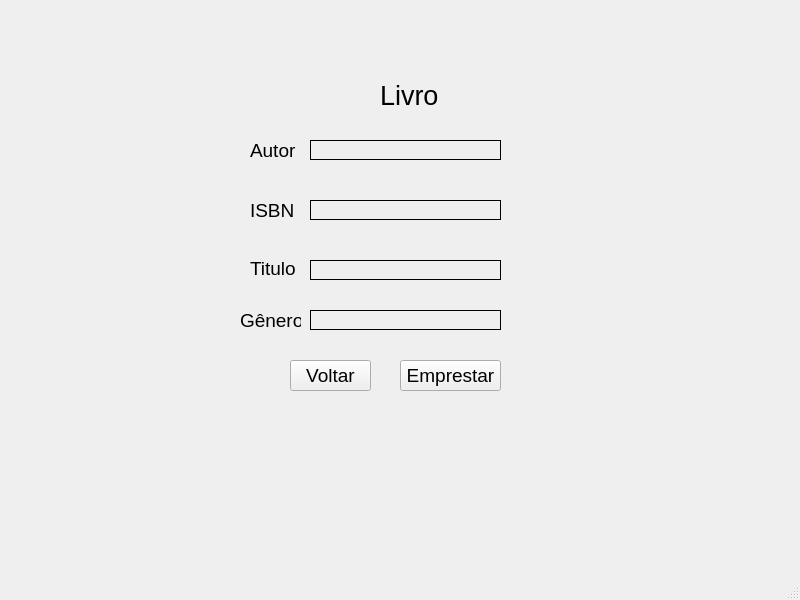
<?xml version="1.0" encoding="UTF-8"?>
<ui version="4.0">
 <class>TelaLivro</class>
 <widget class="QMainWindow" name="TelaLivro">
  <property name="geometry">
   <rect>
    <x>0</x>
    <y>0</y>
    <width>800</width>
    <height>600</height>
   </rect>
  </property>
  <property name="font">
   <font>
    <pointsize>10</pointsize>
   </font>
  </property>
  <property name="windowTitle">
   <string>MainWindow</string>
  </property>
  <property name="styleSheet">
   <string notr="true"/>
  </property>
  <widget class="QWidget" name="centralwidget">
   <property name="font">
    <font>
     <pointsize>14</pointsize>
    </font>
   </property>
   <widget class="QLabel" name="labelLivroTitulo">
    <property name="geometry">
     <rect>
      <x>380</x>
      <y>80</y>
      <width>61</width>
      <height>31</height>
     </rect>
    </property>
    <property name="font">
     <font>
      <pointsize>20</pointsize>
     </font>
    </property>
    <property name="text">
     <string>Livro</string>
    </property>
   </widget>
   <widget class="QLabel" name="label_autor">
    <property name="geometry">
     <rect>
      <x>250</x>
      <y>140</y>
      <width>51</width>
      <height>20</height>
     </rect>
    </property>
    <property name="font">
     <font>
      <pointsize>14</pointsize>
     </font>
    </property>
    <property name="text">
     <string>Autor</string>
    </property>
   </widget>
   <widget class="QLabel" name="label_isbn">
    <property name="geometry">
     <rect>
      <x>250</x>
      <y>200</y>
      <width>47</width>
      <height>20</height>
     </rect>
    </property>
    <property name="font">
     <font>
      <family>Segoe UI</family>
      <pointsize>14</pointsize>
     </font>
    </property>
    <property name="text">
     <string>ISBN</string>
    </property>
   </widget>
   <widget class="QLabel" name="label_titulo">
    <property name="geometry">
     <rect>
      <x>250</x>
      <y>260</y>
      <width>51</width>
      <height>16</height>
     </rect>
    </property>
    <property name="font">
     <font>
      <family>Segoe UI</family>
      <pointsize>14</pointsize>
     </font>
    </property>
    <property name="text">
     <string>Titulo</string>
    </property>
   </widget>
   <widget class="QLabel" name="label_genero">
    <property name="geometry">
     <rect>
      <x>240</x>
      <y>310</y>
      <width>61</width>
      <height>20</height>
     </rect>
    </property>
    <property name="font">
     <font>
      <family>Segoe UI</family>
      <pointsize>14</pointsize>
     </font>
    </property>
    <property name="text">
     <string>Gênero</string>
    </property>
   </widget>
   <widget class="QPushButton" name="BtnEmprestar">
    <property name="geometry">
     <rect>
      <x>400</x>
      <y>360</y>
      <width>101</width>
      <height>31</height>
     </rect>
    </property>
    <property name="font">
     <font>
      <pointsize>14</pointsize>
     </font>
    </property>
    <property name="text">
     <string>Emprestar</string>
    </property>
   </widget>
   <widget class="QPushButton" name="BtnVoltar">
    <property name="geometry">
     <rect>
      <x>290</x>
      <y>360</y>
      <width>81</width>
      <height>31</height>
     </rect>
    </property>
    <property name="font">
     <font>
      <pointsize>14</pointsize>
     </font>
    </property>
    <property name="text">
     <string>Voltar</string>
    </property>
   </widget>
   <widget class="QLabel" name="label">
    <property name="geometry">
     <rect>
      <x>310</x>
      <y>140</y>
      <width>191</width>
      <height>20</height>
     </rect>
    </property>
    <property name="font">
     <font>
      <family>Segoe UI</family>
     </font>
    </property>
    <property name="styleSheet">
     <string notr="true">

border: 1px solid black;

</string>
    </property>
    <property name="text">
     <string/>
    </property>
   </widget>
   <widget class="QLabel" name="label_2">
    <property name="geometry">
     <rect>
      <x>310</x>
      <y>200</y>
      <width>191</width>
      <height>20</height>
     </rect>
    </property>
    <property name="font">
     <font>
      <family>Segoe UI</family>
     </font>
    </property>
    <property name="styleSheet">
     <string notr="true">

border: 1px solid black;

</string>
    </property>
    <property name="text">
     <string/>
    </property>
   </widget>
   <widget class="QLabel" name="label_3">
    <property name="geometry">
     <rect>
      <x>310</x>
      <y>260</y>
      <width>191</width>
      <height>20</height>
     </rect>
    </property>
    <property name="font">
     <font>
      <family>Segoe UI</family>
     </font>
    </property>
    <property name="styleSheet">
     <string notr="true">

border: 1px solid black;

</string>
    </property>
    <property name="text">
     <string/>
    </property>
   </widget>
   <widget class="QLabel" name="label_4">
    <property name="geometry">
     <rect>
      <x>310</x>
      <y>310</y>
      <width>191</width>
      <height>20</height>
     </rect>
    </property>
    <property name="font">
     <font>
      <family>Segoe UI</family>
      <pointsize>14</pointsize>
     </font>
    </property>
    <property name="styleSheet">
     <string notr="true">

border: 1px solid black;

</string>
    </property>
    <property name="text">
     <string/>
    </property>
   </widget>
  </widget>
  <widget class="QMenuBar" name="menubar">
   <property name="geometry">
    <rect>
     <x>0</x>
     <y>0</y>
     <width>800</width>
     <height>23</height>
    </rect>
   </property>
  </widget>
  <widget class="QStatusBar" name="statusbar"/>
 </widget>
 <resources/>
 <connections/>
</ui>
